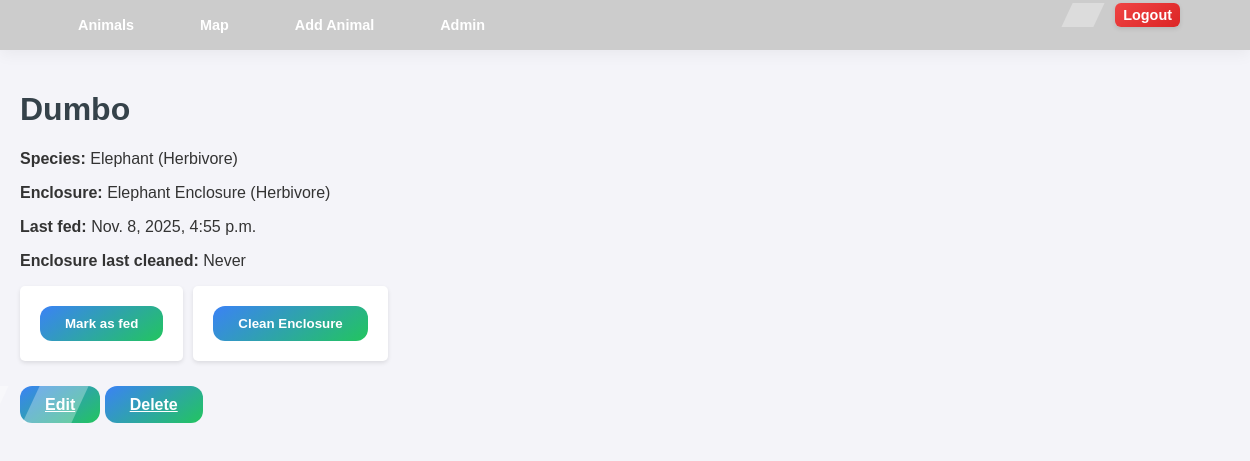
Before: /animals/101/ (signed in) with the older database file.
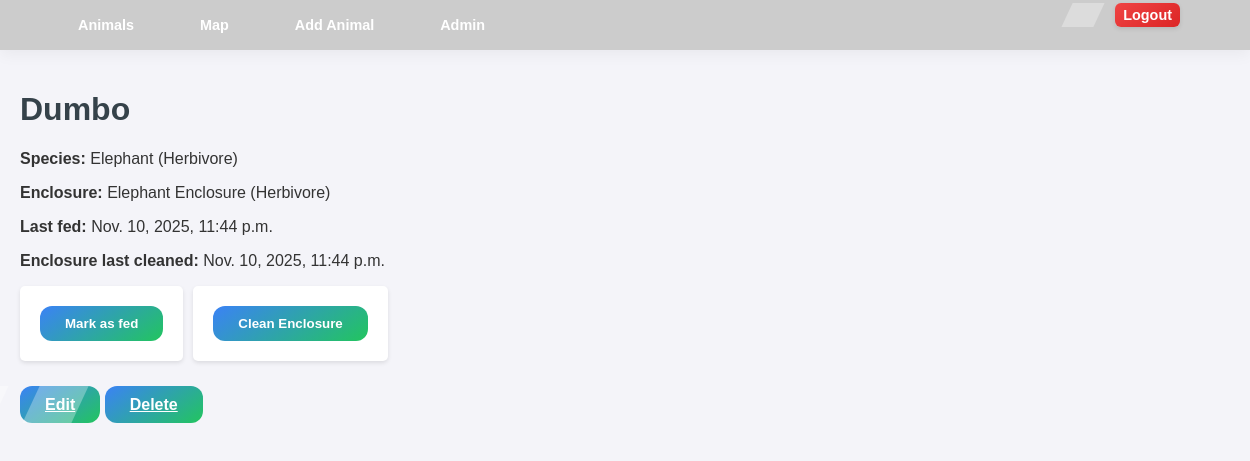
After: the same page with the newer database file.
### zookeeper/models.py (models this page shows, shortened)
class Animal(models.Model):
    owner = models.ForeignKey(User, on_delete=models.CASCADE)
    name = models.CharField(max_length=100)
    species = models.ForeignKey(Species, on_delete=models.CASCADE)
    enclosure = models.ForeignKey(Enclosure, on_delete=models.CASCADE)
    last_fed_at = models.DateTimeField(null=True, blank=True)
    created_at = models.DateTimeField(auto_now_add=True)

class Species(models.Model):
    DIET_CHOICES = [
        ('herbivore', 'Herbivore'),
        ('carnivore', 'Carnivore'),
        ('omnivore', 'Omnivore'),
    ]
    name = models.CharField(max_length=100, unique=True)
    diet = models.CharField(max_length=20, choices=DIET_CHOICES)
    def __str__(self):
        return f"{self.name} ({self.get_diet_display()})"
    class Meta:
        verbose_name_plural = "Species"

class Enclosure(models.Model):
    name = models.CharField(max_length=100, unique=True)
    description = models.TextField(blank=True)
    capacity = models.PositiveIntegerField(default=1)
    diet_type = models.CharField(
        max_length=20,
        choices=Species.DIET_CHOICES,
        help_text="Preferred diet type for this enclosure"
    )
    created_at = models.DateTimeField(auto_now_add=True)
    last_cleaned_at = models.DateTimeField(null=True, blank=True)
    def __str__(self):
        return f"{self.name} ({self.get_diet_type_display()})"

### zookeeper/views.py (the view)
# urls.py: path('animals/<int:pk>/', views.AnimalDetailView.as_view(), name='animal_detail'),
class AnimalDetailView(LoginRequiredMixin, DetailView):
    model = Animal
    template_name = 'Zoo/animal_detail.html'
    context_object_name = 'animal'
    def get_queryset(self):
        return Animal.objects.all().select_related('species', 'enclosure', 'owner')

### zookeeper/templates/Zoo/Animal_detail.html (shortened to what this page needs)
{% extends "Zoo/base.html" %}
{% block content %}
<div class="animal-detail">
    <h1 class="animal-name">{{ animal.name }}</h1>
    <p class="animal-info"><strong>Species:</strong> {{ animal.species }}</p>
    <p class="animal-info"><strong>Enclosure:</strong> {{ animal.enclosure }}</p>
    <p class="animal-info"><strong>Last fed:</strong> {{ animal.last_fed_at|default:"Never" }}</p>
    <p class="animal-info" id="enclosure-clean-status">
        <strong>Enclosure last cleaned:</strong>
        <span id="clean-timestamp">{{ animal.enclosure.last_cleaned_at|default:"Never" }}</span>
    </p>
    {% if user.is_authenticated %}
        {% if user.is_staff or user.pk == animal.owner.pk %}
        <div class="button-group">
            <form method="post" action="{% url 'animal_feed' animal.pk %}">
                <button type="submit" class="btn btn-feed">Mark as fed</button>
            </form>
            <form method="post" action="{% url 'clean_enclosure' animal.enclosure.pk %}">
                <button type="submit" class="btn btn-clean">Clean Enclosure</button>
            </form>
        </div>
        <div class="action-links">
            <a href="{% url 'animal_update' animal.pk %}" class="btn btn-edit">Edit</a>
            <a href="{% url 'animal_delete' animal.pk %}" class="btn btn-delete">Delete</a>
        </div>
        {% else %}
            <p class="info-muted">You can view this animal but you cannot modify or feed it.</p>
        {% endif %}
    {% else %}
        <p class="info-muted">You can view this animal but you cannot modify or feed it.</p>
    {% endif %}
</div>
{% endblock %}

### zookeeper/templates/Zoo/base.html (shortened to what this page needs)
<!DOCTYPE html>
<html>
<head>
    {% load static %}
    <link rel="stylesheet" type="text/css" href="{% static 'zookeeper/styles.css' %}">
</head>
<body>
    <nav class="navbar">
        <div class="container">
            <div class="nav-links">
                <div class="nav-margin">
                    <a href="{% url 'animals_list' %}" class="nav-link">Animals</a>
                    <a href="{% url 'zoo_map' %}" class="nav-link">Map</a>
                    <a href="{% url 'animal_create' %}" class="nav-link">Add Animal</a> {% if user.is_authenticated %} {% if user.is_staff or user.staff_roles.all %}
                    <a href="{% url 'admin_dashboard' %}" class="nav-link">Admin</a> {% endif %}  {% endif %}
                </div>
                <div>
                    {% if user.is_authenticated %}
                    <form action="{% url 'logout' %}" method="post" class="logout-form">
                        <button type="submit" class="nav-link btn-logout">Logout</button>
                    </form>
                    {% else %}
                    <div class="logout-form">
                        <a href="{% url 'login' %}" class="nav-link nav-login">Login</a> {% endif %}
                    </div>
                </div>
            </div>
    </nav>
    <main class="main-content">
        <div class="container">
            {% block content %}{% endblock %}
        </div>
    </main>
</body>
<link rel="stylesheet" type="text/css" href="{% static 'zookeeper/styles.css' %}?v=999">
</html>

### zookeeper/static/zookeeper/styles.css (style rules this page uses)
body { font-family: Arial, sans-serif; margin: 0; padding: 0; background-color: #f4f4f9; color: #333; }
.container { width: 100%; max-width: 1400px; margin: 0 auto; padding: 0 20px; }
.navbar { position: sticky; top: 0; z-index: 999; background: rgba(0, 0, 0, 0.25); backdrop-filter: blur(10px); padding: 12px 0; box-shadow: 0 4px 15px rgba(0,0,0,0.05); transition: all 0.3s ease; }
.nav-margin { gap: 50px; display: flex; align-items: center; justify-content: space-between; }
.nav-links { padding-inline: 100px; display: flex; align-items: center; justify-content: space-between; }
.nav-link { position: relative; color: #fff; font-weight: 600; text-decoration: none; font-size: 1em; transition: all 0.3s ease; }
.nav-link::after { content: ''; position: absolute; width: 0%; height: 2px; bottom: -3px; left: 0; background: linear-gradient(90deg, #3b82f6, #22c55e, #f59e0b); transition: width 0.3s ease; }
.btn-logout { background: linear-gradient(145deg, #ef4444, #dc2626); padding: 6px 12px; border-radius: 12px; border: none; font-weight: 700; cursor: pointer; transition: all 0.3s ease; }
.btn-logout::before { content: ""; position: absolute; top: 0; left: -75%; width: 50%; height: 100%; background: rgba(255,255,255,0.3); transform: skewX(-25deg); transition: all 0.5s ease; }
.main-content { padding: 20px 0; background-color: #f4f4f9; }
h1 { color: #35424a; }
form { background-color: white; padding: 20px; margin-bottom: 20px; border-radius: 5px; box-shadow: 0 2px 4px rgba(0, 0, 0, 0.1); }
button { background-color: #35424a; color: white; padding: 8px 15px; border: none; border-radius: 4px; cursor: pointer; }
.logout-form { background-color: transparent; padding: 0px 0px; }
.btn { background: linear-gradient(145deg, #3b82f6, #22c55e); color: white; font-weight: 700; padding: 10px 25px; border-radius: 12px; border: none; cursor: pointer; transition: all 0.3s ease; position: relative; overflow: hidden; }
.btn::before { content: ""; position: absolute; top: 0; left: -75%; width: 50%; height: 100%; background: rgba(255, 255, 255, 0.3); transform: skewX(-25deg); transition: all 0.5s ease; }
.animal-name { color: #35424a; text-decoration: none; }
nav.navbar { background: #ccc; height: 50px; padding: 0; display: flex; align-items: center; justify-content: flex-start; }
.nav-links { display: flex; align-items: center; justify-content: space-between; gap: 2vw; padding-inline: 50px; }
.nav-link { font-size: 0.9em; padding: 4px 8px; border-radius: 6px; text-decoration: none; color: white; font-weight: bold; transition: background-color 0.3s ease; }

### zookeeper/templates/Zoo/Animal_detail.html (style rules this page uses)
.button-group { display: flex; gap: 10px; margin: 15px 0; flex-wrap: wrap; }
.btn-feed { background: linear-gradient(90deg, #22c55e, #16a34a); color: white; padding: 10px 20px; border: none; border-radius: 8px; font-weight: 700; cursor: pointer; transition: all 0.3s ease; }
.btn-clean { background: linear-gradient(90deg, #3b82f6, #2563eb); color: white; padding: 10px 20px; border: none; border-radius: 8px; font-weight: 700; cursor: pointer; transition: all 0.3s ease; }

Changed rows visible on the page:
changed Animal "Dumbo": last_fed_at "Nov. 8, 2025, 4:55 p.m." → "Nov. 10, 2025, 11:44 p.m."; enclosure.last_cleaned_at "Never" → "Nov. 10, 2025, 11:44 p.m."
